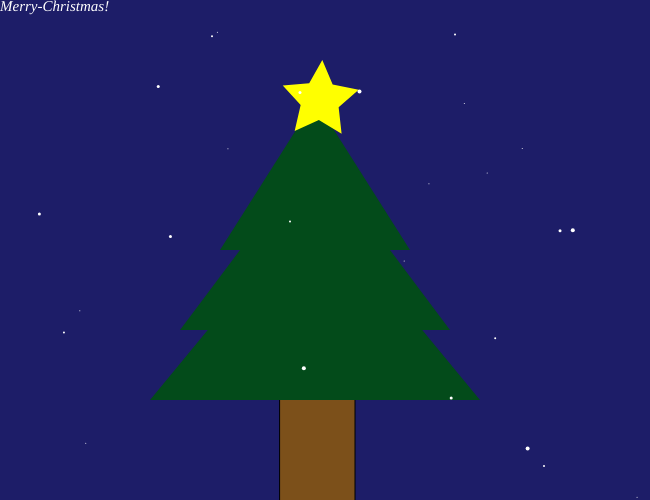
Frame 1 (no input)
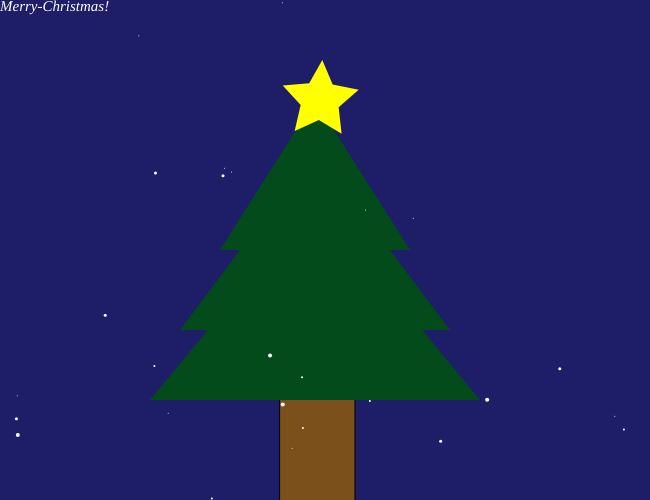
Frame 60 (no input)
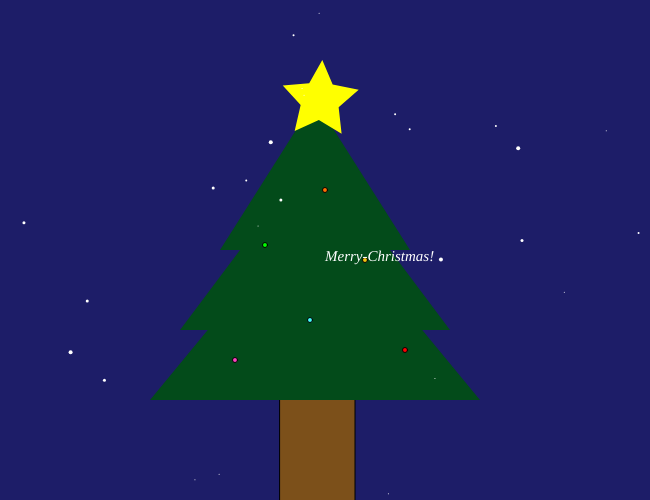
Frame 120 (the mouse pressed at the canvas centre since frame 60)

The p5.js sketch that drew these frames (run headless with seeded random() and noise() and a simulated clock; from frame 60 on, the mouse is pressed at the canvas centre):

// p5.js sketch
// ── sketch.js
var diaml=0;
function setup() {
	createCanvas(650,500);
	
  // put setup code here
}

function draw() {
background("#1D1D68");
fill("#7c501a");	
strokeWeight(1);
stroke(1);
	rect(280, 390, 75, 150);	
fill("#034B1A");
noStroke();
	triangle(315, 200, 150, 400, 480, 400); //third
  	triangle(315, 150, 180, 330, 450, 330); //second
  	triangle(315, 100, 220, 250, 410, 250); //first 
 strokeWeight(1);
 stroke(1); 	
 fill ("#43FCFA") //blue
 ellipse(310, 320, diaml,diaml);
 fill("#FF0000") //red
 ellipse(405, 350, diaml,diaml);	
 fill("#FF6F00") // orange
 ellipse(325, 190, diaml,diaml);
 fill("#00FF00") //green
 ellipse(265, 245, diaml,diaml);
 fill("#FC43BE") //pink
 ellipse(235, 360, diaml,diaml);
 fill("#F1C40F")//mustard
 ellipse(365, 260, diaml,diaml);
 fill("#FFFF00") //yellow
noStroke(); 
push();
  translate(width*0.8, height*0.5);
  star(-200, -150, 20, 40, 5); 
  pop();
 	 fill("#ffffff")
 	ellipse(random(width),random(height),1,1);
 	ellipse(random(width),random(height),1,1);
 	ellipse(random(width),random(height),1,1);
 	ellipse(random(width),random(height),3,3);
 	ellipse(random(width),random(height),3,3);
 	ellipse(random(width),random(height),3,3);
 	ellipse(random(width),random(height),3,3);
 	ellipse(random(width),random(height),2,2);
 	ellipse(random(width),random(height),2,2);
 	ellipse(random(width),random(height),2,2);
 	ellipse(random(width),random(height),2,2);
 	ellipse(random(width),random(height),4,4);
 	ellipse(random(width),random(height),4,4);
 	ellipse(random(width),random(height),4,4);
 	ellipse(random(width),random(height),4,4);
 	ellipse(random(width),random(height),2,2);
 	ellipse(random(width),random(height),2,2);
 	ellipse(random(width),random(height),1,1);
 	ellipse(random(width),random(height),1,1);
 	ellipse(random(width),random(height),1,1);
 	ellipse(random(width),random(height),1,1);	
 	ellipse(random(width),random(height),1,1);
 	ellipse(random(width),random(height),1,1);
 	ellipse(random(width),random(height),1,1);
 	ellipse(random(width),random(height),3,3);
 	ellipse(random(width),random(height),3,3);
	
textSize(15);
textFont("New times roman");
textStyle(ITALIC);
 	text("Merry-Christmas!",mouseX,mouseY,40,40);
 	   // put drawing code here
 }
function mousePressed(){ 
	if(diaml>25){
		diaml=0;
	}else{
 		diaml=diaml+5;
 	}

}
function star(x, y, radius1, radius2, npoints) {
  var angle = TWO_PI / npoints;
  var halfAngle = angle/2.0;
  beginShape();
  for (var a = 1; a < TWO_PI; a += angle) {
    var sx = x + cos(a) * radius2;
    var sy = y + sin(a) * radius2;
    vertex(sx, sy);
    sx = x + cos(a+halfAngle) * radius1;
    sy = y + sin(a+halfAngle) * radius1;
    vertex(sx, sy);
  }
  endShape(CLOSE);
}
